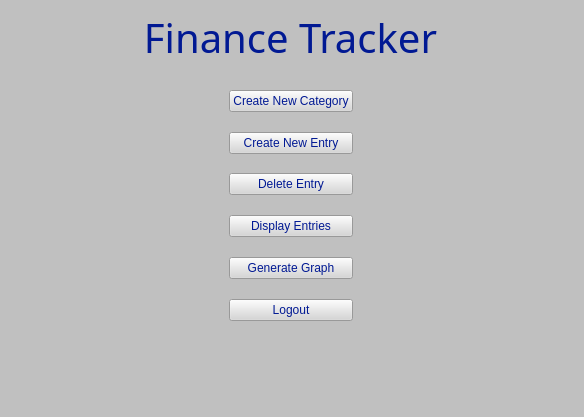
<?xml version="1.0" encoding="UTF-8"?>
<ui version="4.0">
 <class>Menu</class>
 <widget class="QMainWindow" name="Menu">
  <property name="geometry">
   <rect>
    <x>0</x>
    <y>0</y>
    <width>584</width>
    <height>417</height>
   </rect>
  </property>
  <property name="windowTitle">
   <string>Menu</string>
  </property>
  <property name="styleSheet">
   <string notr="true">background: rgb(192, 192, 192)</string>
  </property>
  <widget class="QWidget" name="centralwidget">
   <widget class="QWidget" name="verticalLayoutWidget_2">
    <property name="geometry">
     <rect>
      <x>-10</x>
      <y>10</y>
      <width>601</width>
      <height>311</height>
     </rect>
    </property>
    <layout class="QVBoxLayout" name="verticalLayout_2">
     <item>
      <widget class="QLabel" name="label">
       <property name="font">
        <font>
         <family>Copperplate</family>
         <pointsize>30</pointsize>
         <italic>false</italic>
         <bold>false</bold>
         <underline>false</underline>
         <strikeout>false</strikeout>
         <kerning>true</kerning>
        </font>
       </property>
       <property name="styleSheet">
        <string notr="true">color:rgb(1, 25, 147)</string>
       </property>
       <property name="text">
        <string>Finance Tracker</string>
       </property>
       <property name="alignment">
        <set>Qt::AlignCenter</set>
       </property>
      </widget>
     </item>
     <item>
      <layout class="QHBoxLayout" name="horizontalLayout">
       <item>
        <spacer name="horizontalSpacer">
         <property name="orientation">
          <enum>Qt::Horizontal</enum>
         </property>
         <property name="sizeHint" stdset="0">
          <size>
           <width>40</width>
           <height>20</height>
          </size>
         </property>
        </spacer>
       </item>
       <item>
        <layout class="QVBoxLayout" name="verticalLayout">
         <property name="spacing">
          <number>1</number>
         </property>
         <item>
          <spacer name="verticalSpacer1_2">
           <property name="orientation">
            <enum>Qt::Vertical</enum>
           </property>
           <property name="sizeHint" stdset="0">
            <size>
             <width>20</width>
             <height>5</height>
            </size>
           </property>
          </spacer>
         </item>
         <item>
          <widget class="QPushButton" name="pushButton_CreateNewCategory">
           <property name="styleSheet">
            <string notr="true">QPushButton {
  color: rgb(1, 25, 147);
  font: 13pt &quot;Arial&quot;;
  background: rgb(214, 214, 214);
}</string>
           </property>
           <property name="text">
            <string>Create New Category</string>
           </property>
          </widget>
         </item>
         <item>
          <spacer name="verticalSpacer1">
           <property name="orientation">
            <enum>Qt::Vertical</enum>
           </property>
           <property name="sizeHint" stdset="0">
            <size>
             <width>20</width>
             <height>5</height>
            </size>
           </property>
          </spacer>
         </item>
         <item>
          <widget class="QPushButton" name="pushButton_CreateNewEntry">
           <property name="styleSheet">
            <string notr="true">QPushButton {
  color: rgb(1, 25, 147);
  font: 13pt &quot;Arial&quot;;
  background: rgb(214, 214, 214);
}</string>
           </property>
           <property name="text">
            <string>Create New Entry</string>
           </property>
          </widget>
         </item>
         <item>
          <spacer name="verticalSpacer2">
           <property name="orientation">
            <enum>Qt::Vertical</enum>
           </property>
           <property name="sizeHint" stdset="0">
            <size>
             <width>20</width>
             <height>5</height>
            </size>
           </property>
          </spacer>
         </item>
         <item>
          <widget class="QPushButton" name="pushButton_DeleteEntry">
           <property name="styleSheet">
            <string notr="true">QPushButton {
  color: rgb(1, 25, 147);
  font: 13pt &quot;Arial&quot;;
  background: rgb(214, 214, 214);
}</string>
           </property>
           <property name="text">
            <string>Delete Entry</string>
           </property>
          </widget>
         </item>
         <item>
          <spacer name="verticalSpacer3">
           <property name="orientation">
            <enum>Qt::Vertical</enum>
           </property>
           <property name="sizeHint" stdset="0">
            <size>
             <width>20</width>
             <height>5</height>
            </size>
           </property>
          </spacer>
         </item>
         <item>
          <widget class="QPushButton" name="pushButton_DisplayEntries">
           <property name="styleSheet">
            <string notr="true">QPushButton {
  color: rgb(1, 25, 147);
  font: 13pt &quot;Arial&quot;;
  background: rgb(214, 214, 214);
}</string>
           </property>
           <property name="text">
            <string>Display Entries</string>
           </property>
          </widget>
         </item>
         <item>
          <spacer name="verticalSpacer4">
           <property name="orientation">
            <enum>Qt::Vertical</enum>
           </property>
           <property name="sizeHint" stdset="0">
            <size>
             <width>20</width>
             <height>5</height>
            </size>
           </property>
          </spacer>
         </item>
         <item>
          <widget class="QPushButton" name="pushButton_GenerateGraph">
           <property name="styleSheet">
            <string notr="true">QPushButton {
  color: rgb(1, 25, 147);
  font: 13pt &quot;Arial&quot;;
  background: rgb(214, 214, 214);
}</string>
           </property>
           <property name="text">
            <string>Generate Graph</string>
           </property>
          </widget>
         </item>
         <item>
          <spacer name="verticalSpacer5">
           <property name="orientation">
            <enum>Qt::Vertical</enum>
           </property>
           <property name="sizeHint" stdset="0">
            <size>
             <width>20</width>
             <height>5</height>
            </size>
           </property>
          </spacer>
         </item>
         <item>
          <widget class="QPushButton" name="pushButton_Logout">
           <property name="styleSheet">
            <string notr="true">QPushButton {
  color: rgb(1, 25, 147);
  font: 13pt &quot;Arial&quot;;
  background: rgb(214, 214, 214);
}</string>
           </property>
           <property name="text">
            <string>Logout</string>
           </property>
          </widget>
         </item>
        </layout>
       </item>
       <item>
        <spacer name="horizontalSpacer_2">
         <property name="orientation">
          <enum>Qt::Horizontal</enum>
         </property>
         <property name="sizeHint" stdset="0">
          <size>
           <width>40</width>
           <height>20</height>
          </size>
         </property>
        </spacer>
       </item>
      </layout>
     </item>
    </layout>
   </widget>
  </widget>
  <widget class="QMenuBar" name="menubar">
   <property name="geometry">
    <rect>
     <x>0</x>
     <y>0</y>
     <width>584</width>
     <height>24</height>
    </rect>
   </property>
  </widget>
  <widget class="QStatusBar" name="statusbar"/>
 </widget>
 <resources/>
 <connections/>
</ui>
